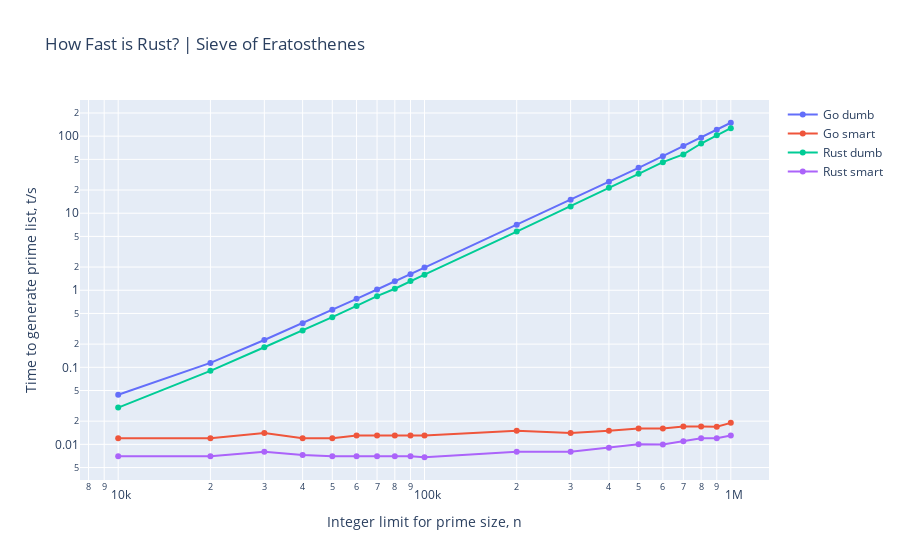

Notebook cell for this chart:
### Code cell
# Now for a log-scale
fig.update_layout(xaxis_type='log', yaxis_type='log')
fig.show()
